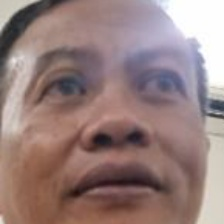
#> input picture file trash/faces_dataset2/pak anto_1.jpg, 224 x 224 px, given in place of the camera
$ python augmentasi.py
#> lines starting #> are read from the running program, lines starting #| are printed output that depends on the picture
#> further down, frame is the input picture: shape (224, 224, 3); mean B, G, R 124.8, 127.2, 150.8
import cv2

# Fungsi auto brightness & contrast
def auto_brightness_contrast(image, clip_hist_percent=1):
#> called with clip_hist_percent = 1
    gray = cv2.cvtColor(image, cv2.COLOR_BGR2GRAY)
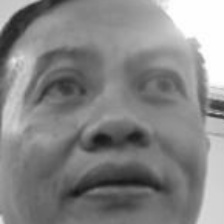
#> gray: shape (224, 224); min 20, max 255, mean 134
    hist = cv2.calcHist([gray], [0], None, [256], [0, 256])
#> hist = 256 values, max 2132 at index 254, min 0 at index 0, mean 196
    hist_size = len(hist)
#> hist_size = 256

    accumulator = [float(hist[0])]
#> accumulator = [0]
    for index in range(1, hist_size):
        accumulator.append(accumulator[index - 1] + float(hist[index]))
#> after the loop, accumulator = 256 values from 0 to 50176

    maximum = accumulator[-1]
#> maximum = 50176
    clip_hist_percent *= (maximum / 100.0)
#> clip_hist_percent = 501.8
    clip_hist_percent /= 2.0
#> clip_hist_percent = 250.9

    minimum_gray = 0
    while accumulator[minimum_gray] < clip_hist_percent:
        minimum_gray += 1
#> this loop made 33 passes
#> after the loop, minimum_gray = 33

    maximum_gray = hist_size - 1
#> maximum_gray = 255
    while accumulator[maximum_gray] >= (maximum - clip_hist_percent):
        maximum_gray -= 1
#> this loop made 2 passes
#> maximum_gray on passes 1 to 2: 254, 253
#> after the loop, maximum_gray = 253

    alpha = 255 / (maximum_gray - minimum_gray)
#> alpha = 1.16
    beta = -minimum_gray * alpha
#> beta = -38.25

    auto_result = cv2.convertScaleAbs(image, alpha=alpha, beta=beta)
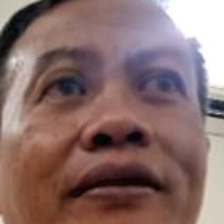
#> auto_result: shape (224, 224, 3); mean B, G, R 106.4, 109.2, 136.4
    return auto_result

# Fungsi augmentasi real-time (flip dan zoom)
def augment_realtime(image):
    # Flip horizontal (mirror)
    image = cv2.flip(image, 1)
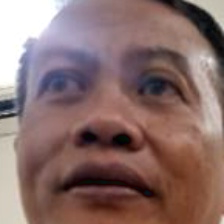
#> image: shape (224, 224, 3); mean of channels 0, 1, 2 106.4, 109.2, 136.4; drawn as B, G, R

    # Resize (zoom in 10%)
    h, w = image.shape[:2]
#> h = 224; w = 224
    zoom_factor = 1.1
    image = cv2.resize(image, (int(w * zoom_factor), int(h * zoom_factor)))
#> image: shape (246, 246, 3)

    # Crop tengah untuk menyesuaikan ukuran asli
    center_h, center_w = image.shape[:2]
#> center_h = 246; center_w = 246
    startx = center_w // 2 - w // 2
#> startx = 11
    starty = center_h // 2 - h // 2
#> starty = 11
    image = image[starty:starty + h, startx:startx + w]
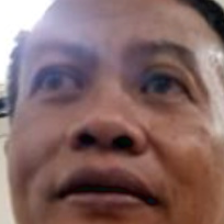
#> image: shape (224, 224, 3); mean of channels 0, 1, 2 100.8, 102.3, 131; drawn as B, G, R

    return image

# Buka kamera
cap = cv2.VideoCapture(0)

while True:
    ret, frame = cap.read()
    if not ret:
        print("❌ Gagal membuka kamera.")
        break

    # Augmentasi real-time
    frame_aug = auto_brightness_contrast(frame)
    frame_aug = augment_realtime(frame_aug)

    # Tampilkan hasil augmentasi
    cv2.imshow("Kamera + Augmentasi Real-time", frame_aug)

    # Tekan 'q' untuk keluar
    if cv2.waitKey(1) & 0xFF == ord('q'):
#> (key q is pressed here)
        break

cap.release()
cv2.destroyAllWindows()

$ run again, on file trash/faces_dataset2/pak anto_10.jpg
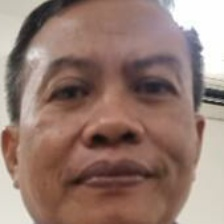
#> input picture file trash/faces_dataset2/pak anto_10.jpg, 224 x 224 px, given in place of the camera
#> frame is the input picture: shape (224, 224, 3); mean B, G, R 112.9, 122.7, 149.4
#> in auto_brightness_contrast, `gray = cv2.cvtColor(image, cv2.COLOR_BGR2GRAY)`:
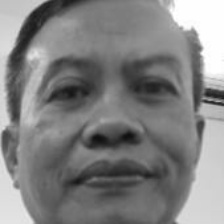
#> gray: shape (224, 224); min 15, max 255, mean 129.5
#> hist = 256 values, max 1693 at index 254, min 0 at index 0, mean 196
#> hist_size = 256
#> in auto_brightness_contrast, `accumulator = [float(hist[0])]`: accumulator = [0]
#> after the loop in auto_brightness_contrast, `for index in range(1, hist_size):`: accumulator = 256 values from 0 to 50176
#> maximum = 50176
#> in auto_brightness_contrast, `clip_hist_percent *= (maximum / 100.0)`: clip_hist_percent = 501.8
#> in auto_brightness_contrast, `clip_hist_percent /= 2.0`: clip_hist_percent = 250.9
#> the loop in auto_brightness_contrast, `while accumulator[minimum_gray] < clip_hist_percent:` made 31 passes
#> after the loop in auto_brightness_contrast, `while accumulator[minimum_gray] < clip_hist_percent:`: minimum_gray = 31
#> in auto_brightness_contrast, `maximum_gray = hist_size - 1`: maximum_gray = 255
#> the loop in auto_brightness_contrast, `while accumulator[maximum_gray] >= (maximum - clip_hist_percent):` made 2 passes
#> maximum_gray on passes 1 to 2: 254, 253
#> after the loop in auto_brightness_contrast, `while accumulator[maximum_gray] >= (maximum - clip_hist_percent):`: maximum_gray = 253
#> alpha = 1.15
#> beta = -35.61
#> in augment_realtime, `image = image[starty:starty + h, startx:startx + w]`:
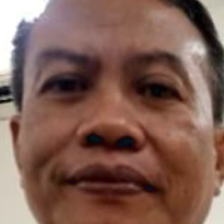
#> image: shape (224, 224, 3); mean of channels 0, 1, 2 83.3, 94.3, 127.7; drawn as B, G, R
